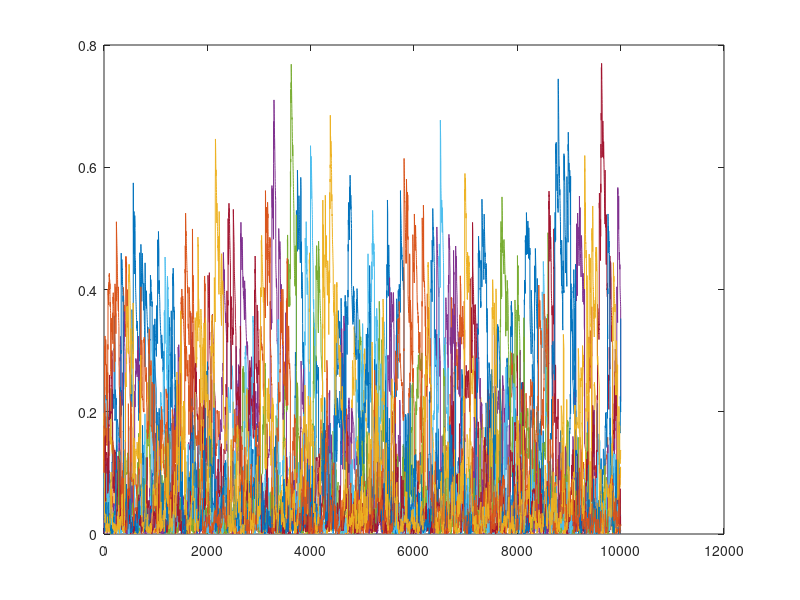

Source code (MATLAB):
N = 10; %number of players
%a = 0.1; %rand(); %random fraction in interval [0,1] won
b = 0.01; % tax rate, where b = a^2
n = 10000; % how many rounds of the game 
p = 0.5;  % win chance =, i.e. over player 1 wins, else player 2 wins
t = 1; % initial t


X = zeros(t, N); %initialize array of wealth
X(1,:) = (1/N);
for t = 1:n %loop over n time steps
    a = rand();
    %update wealth for every player 
    %generating random numbers for picking  2 elements\players to engage in the game 
    i = randi(N,1);
    j = randi(N,1);
    while i == j
         j = randi(N,1);
    end
    %pick two random elements from current row and they play a two player game,
    %update array X to give them a name 
      k1 = X(t, i); 
      k2 = X(t, j);
      %Y = array
      % Remove new Y elements from array X
      
  distro = rand();
    if distro <= p  % k1 wins
        k =   a * min(k1,k2)*1;
    %wealth of players not in game for next round
        X(t+1,:) = (1-b)*X(t,:) + b/N;
    %add values back to array
        X(t+1, i) = X(t, i) + k;
        X(t+1, j) = X(t, j) - k;
    else %k2 wins
        k =   a * min(k1,k2)*1;
   %wealth of players not in game for next round
        X(t+1,:) = (1-b)*X(t,:) + b/N;
    %add values back to array
        X(t+1, i) = X(t, i) - k;
        X(t+1, j) = X(t, j) + k;
    end
end

    
plot(X);

 


sumofrows = sum(X,2);

Finalwealth = X(end,:);

T = transpose(Finalwealth);

winner = max(T);

